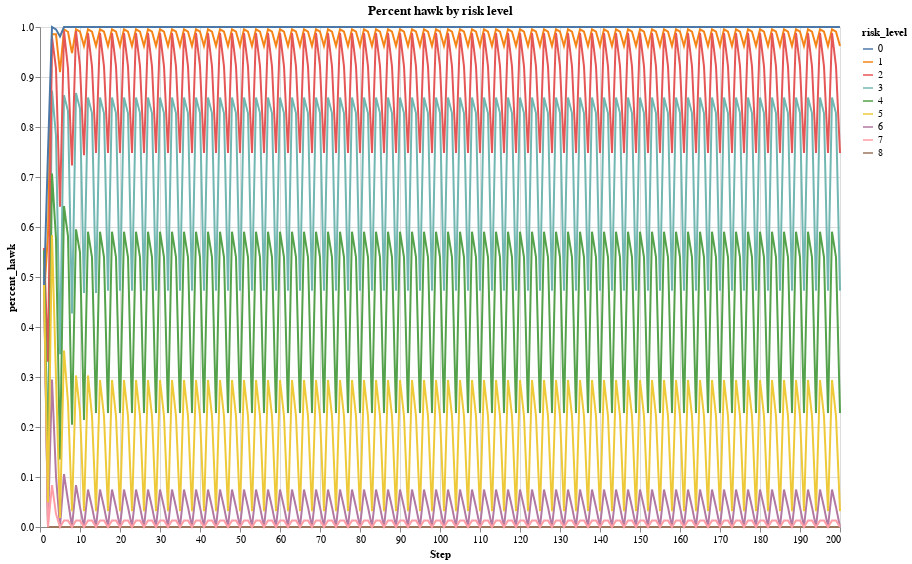

Here is the notebook cell this chart was saved with:
### Code cell
alt.Chart(phawk_by_risk).mark_line().encode(
    x='Step:Q',
    y=alt.Y('percent_hawk', scale=alt.Scale(domain=[0, 1.0])),
    color='risk_level:N',
).properties(
    title=f'Percent hawk by risk level',
    width=800,
    height=500
)

### Figure 1 — Vega-Lite specification as saved in the notebook (floating-point values rounded to 4 significant figures; data arrays with more than 128 entries replaced by an {"elided": "..."} marker saying what was removed)
{"config": {"view": {"continuousWidth": 300, "continuousHeight": 300}}, "data": {"name": "data-dda057d58a3b4fa27eaef0f0e1dc16e9"}, "mark": {"type": "line"}, "encoding": {"color": {"field": "risk_level", "type": "nominal"}, "x": {"field": "Step", "type": "quantitative"}, "y": {"field": "percent_hawk", "scale": {"domain": [0, 1.0]}, "type": "quantitative"}}, "height": 500, "title": "Percent hawk by risk level", "width": 800, "$schema": "https://vega.github.io/schema/vega-lite/v5.14.1.json", "datasets": {"data-dda057d58a3b4fa27eaef0f0e1dc16e9": {"elided": "1800 records"}}}
